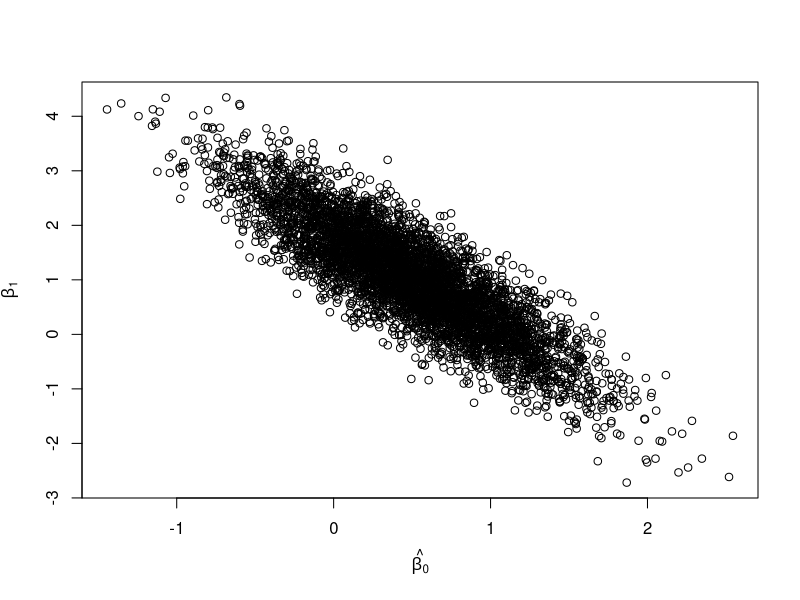
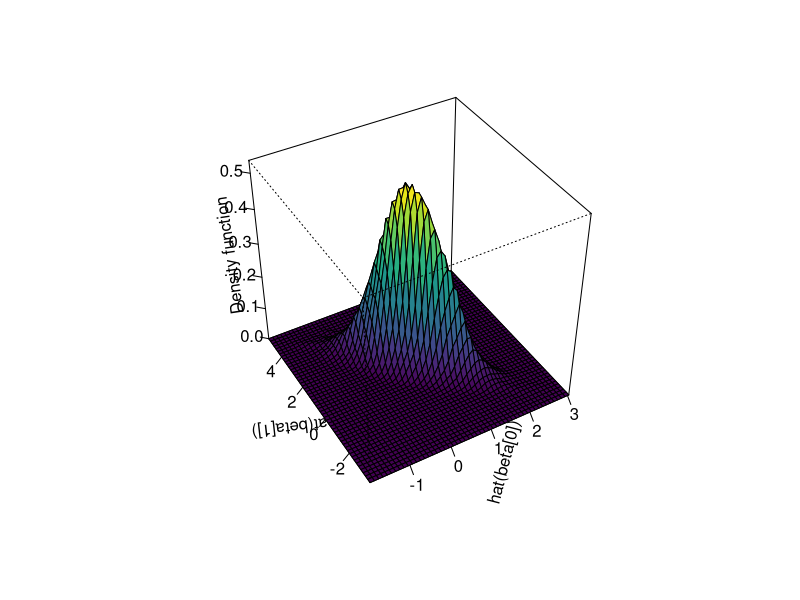

Source code (R) for these figures, in order:
#' ## Multivariate Sampling Distribution
#' 
#'
#' True parameterse
betas <- c(0.5, 1) 
sigma<-1.5

#' Simulation setup
nsims <- 5000 # number of simulations
n<-30
beta.hat<- matrix(NA,   nrow    =   nsims,  ncol    =   2)
x<-runif(30, 0, 1) # single predictor

# Simulation
for(i in 1:nsims){
  epsilon <- rnorm(n, 0, sigma) # random errors
  y <- betas[1] + betas[2]*x + epsilon # response
  lm.temp <- lm(y ~ x)
  ## extract beta-hat  
  beta.hat[i,] <- coef(lm.temp) 
}

#' The slope and the intercept walk in the room together, and when we tend to
#' get a large intercept, we tend to get a smaller slope.  The estimates of
#' the intercept and slope are negatively correlated.
cor(beta.hat)
plot(beta.hat[,1], beta.hat[,2], 
     xlab=expression(hat(beta[0])), 
     ylab=expression(hat(beta[1])))
Sampdist <- ks::kde(x = beta.hat) 
plot(Sampdist, display = "persp",
  col.fun = viridis::viridis,
  xlab = expression(hat(beta[0])),
  ylab = expression(hat(beta[1]))
) 


#' So...we need to think of their **joint sampling distribution**.


#' When our sample size is large, the sampling distribution of MLEs is given by
#' $(\hat{\beta}) \sim N(\beta, \Sigma)$ where $\Sigma$ is a variance/covariance 
#' matrix with the sqrt of the diagonals giving us the SEs for each parameter
#' and off diagonals describing how parameters co-vary across different samples. 

#' The diagonals of $\Sigma$ give us the variances of $\hat{\beta}$ and the 
#' off diagonals tell us how $\hat{\beta_1}$ and $\hat{\beta}_1$ covary.
